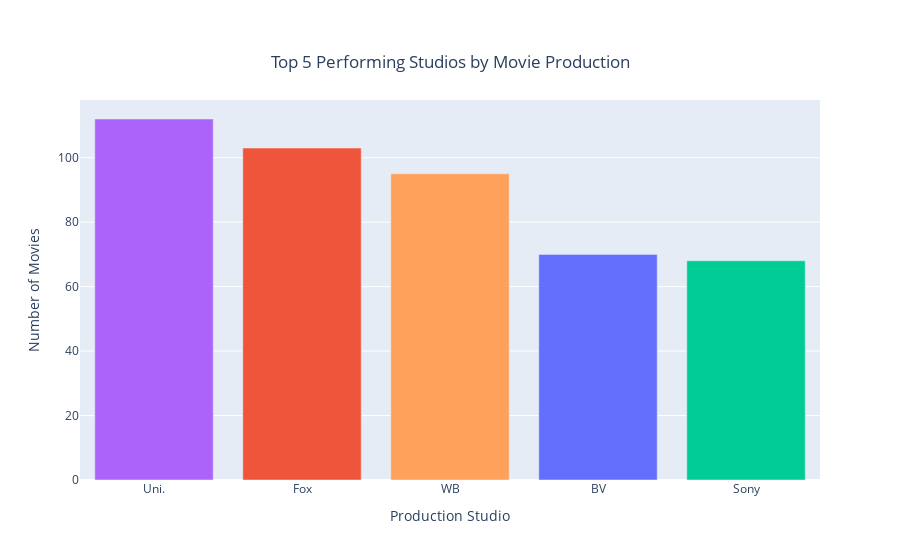

Notebook code cell kept with this figure:
### Code cell
#Graph the top 5 studios by count
fig = px.bar(top_5_studios_bar_chart, x = list(top_5_studios_bar_chart.iloc[:, 0].index),  y = 'title',
             title = "Top 5 Performing Studios by Movie Production",
             labels = {'x': 'Production Studio', 'title': 'Number of Movies'},
             color_discrete_sequence=[px.colors.qualitative.Plotly])

fig.update_layout(
    title={
        'y':0.9,
        'x':0.5,
        'xanchor': 'center',
        'yanchor': 'top'},
         barmode='stack', xaxis={'categoryorder':'total descending'})

fig.show()

### Figure 1 — Plotly figure (JSON) as saved in the notebook; plotly's stock layout.template omitted (floating-point values rounded to 4 significant figures)
{"data": [{"alignmentgroup": "True", "hovertemplate": "Production Studio=%{x}<br>Number of Movies=%{y}<extra></extra>", "legendgroup": "", "marker": {"color": ["#636EFA", "#EF553B", "#00CC96", "#AB63FA", "#FFA15A", "#19D3F3", "#FF6692", "#B6E880", "#FF97FF", "#FECB52"]}, "name": "", "offsetgroup": "", "orientation": "v", "showlegend": false, "textposition": "auto", "type": "bar", "x": ["BV", "Fox", "Sony", "Uni.", "WB"], "xaxis": "x", "y": [70, 103, 68, 112, 95], "yaxis": "y"}], "layout": {"barmode": "stack", "legend": {"tracegroupgap": 0}, "title": {"text": "Top 5 Performing Studios by Movie Production", "x": 0.5, "xanchor": "center", "y": 0.9, "yanchor": "top"}, "xaxis": {"anchor": "y", "categoryorder": "total descending", "domain": [0, 1], "title": {"text": "Production Studio"}}, "yaxis": {"anchor": "x", "domain": [0, 1], "title": {"text": "Number of Movies"}}}}
